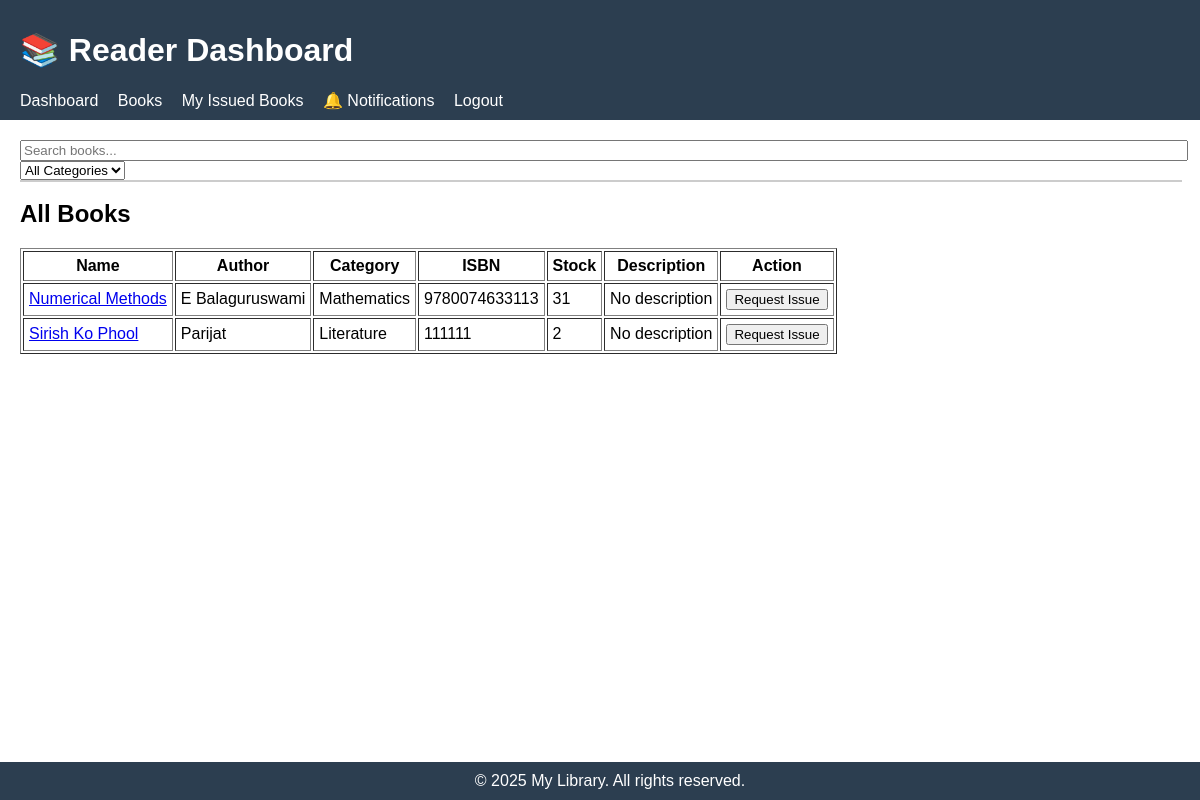
The app's page /reader/books/, older data.
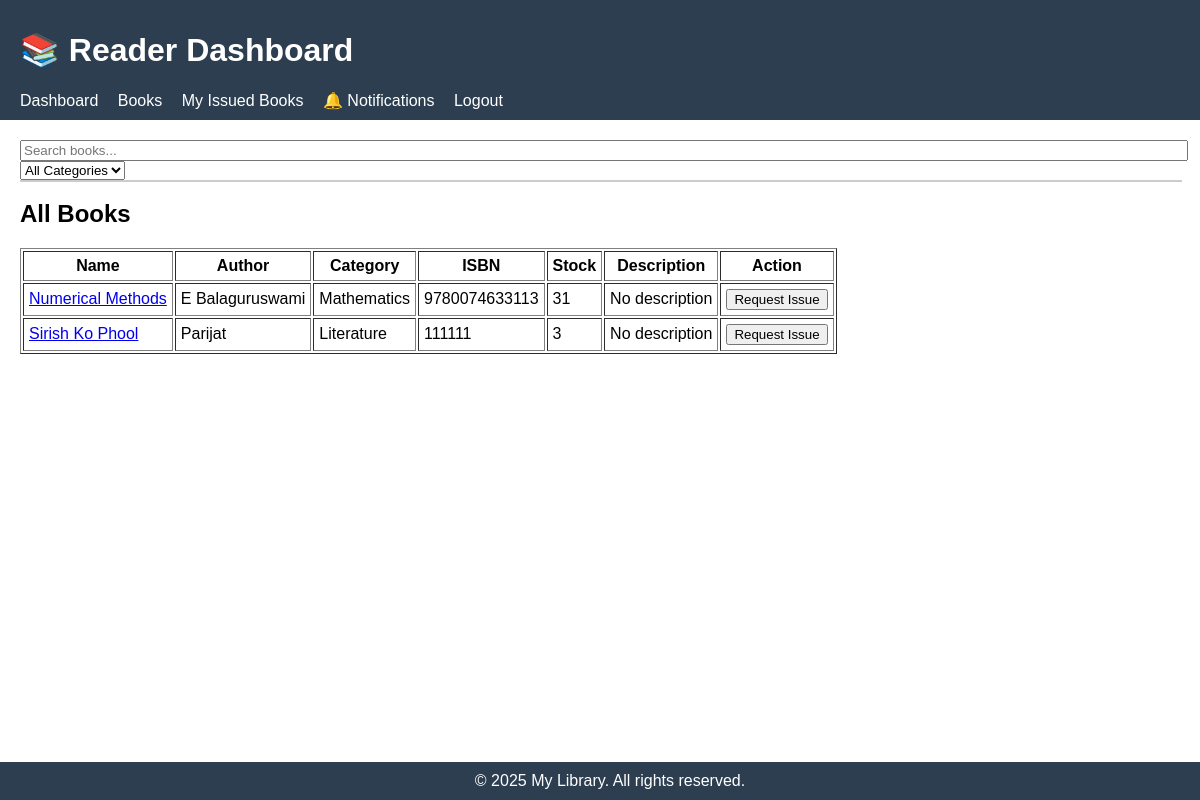
The same page, newer data.
### lib/models.py (models this page shows, shortened)
class Book(models.Model):
    name = models.CharField(max_length=200)  # Book title
    isbn = models.CharField(max_length=13, unique=True)  # ISBN number
    image = models.ImageField(upload_to='book_images/', blank=True, null=True)  # Cover image
    author = models.CharField(max_length=200)  # Author name
    category = models.ForeignKey(Category, on_delete=models.SET_NULL, null=True, related_name='books')
    number_in_stock = models.PositiveIntegerField(default=0)  # Available copies
    description = models.TextField(blank=True, null=True, default="No description available")
    rating = models.IntegerField(default=4)

class Category(models.Model):
    name = models.CharField(max_length=100, unique=True)
    def __str__(self):
        return self.name

### lib/views.py (the view)
# urls.py: path('reader/books/', views.reader_view_books, name='reader_view_books'),
def reader_view_books(request):
    books = Book.objects.all().order_by('name')
    return render(request, 'books.html', {'books': books})

### lib/templates/books.html (shortened to what this page needs)
{% extends 'reader_base.html' %}
{% block content %}
{% include 'partials/book_search.html' %}
<h2>All Books</h2>
<table border="1" cellpadding="5">
    <thead>
        <tr>
            <th>Name</th>
            <th>Author</th>
            <th>Category</th>
            <th>ISBN</th>
            <th>Stock</th>
            <th>Description</th>
            <th>Action</th>
        </tr>
    </thead>
    <tbody>
        {% for book in books %}
        <tr>
            <td>
                <a href="{% url 'reader_book_detail' book.pk %}">{{ book.name }}</a>
            </td>
            <td>{{ book.author }}</td>
            <td>{{ book.category }}</td>
            <td>{{ book.isbn }}</td>
            <td>{{ book.number_in_stock }}</td>
            <td>
                {% if book.description %}
                    {{ book.description|truncatewords:15 }}
                {% else %}
                    No description
                {% endif %}
            </td>
            <td>
                {% if book.number_in_stock > 0 %}
                <form method="post" action="{% url 'issue_request' book.pk %}">
                    <button type="submit">Request Issue</button>
                </form>
                {% else %}
                Out of Stock
                {% endif %}
            </td>
        </tr>
        {% endfor %}
    </tbody>
</table>
{% endblock %}

Row changes from the older to the newer data that the page shows:
changed Book "Sirish Ko Phool": number_in_stock "2" → "3"
